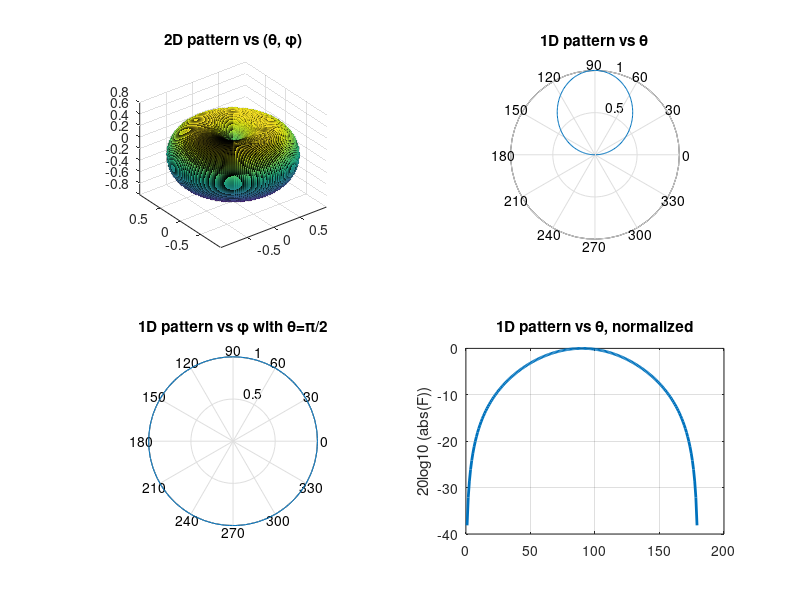

This figure's MATLAB source:
%Plot 2D pattern
f = 3*10^8; c = 3*10^8; lambda = c/f; k = 2*pi/lambda;
l = 0.25*lambda;
N_theta = 200; N_phi = 200;
[theta,phi] = meshgrid(0:pi./(N_theta-1):pi, 0:2*pi./(N_phi-1):2*pi);
F = ((cos(k*l*cos(theta))-cos(k*l))./sin(theta));
XD = abs(F).*sin(theta).*cos(phi);
YD = abs(F).*sin(theta).*sin(phi);
ZD = abs(F).*cos(theta);
subplot(2,2,1); surf(XD,YD,ZD);
title('2D pattern vs (\theta, \phi)'); axis image; rotate3d on; grid on;
% Pattern vs \theta in polar coordinates
N_theta = 200;
theta = [0: pi/( N_theta-1):pi];
F = (cos(k*l*cos(theta))-cos(k*l))./sin(theta);
subplot(2,2,2)
polar(theta,abs(F))
title('1D pattern vs \theta'); grid on
% Pattern vs \theta in rectangular coordinates
subplot(2,2,4)
% Normalize F for dB calculation
F_normalized = abs(F)/max(abs(F));
F_db = 20*log10(F_normalized);

% Define target dB value
target_db = -3;

% Find ALL indices close to -3 dB (within a small tolerance)
tolerance = 0.1;  % Adjust this value to control how close to -3 dB
indices = find(abs(F_db - target_db) < tolerance);

% Get corresponding theta values in degrees
theta_at_minus3db = theta(indices) * 180/pi;

plot(theta/pi*180, F_db, 'linewidth', 2)
title('1D pattern vs \theta, normalized'); grid on; ylabel('20log10 (abs(F))')

% Print out the -3 dB point values
disp('Theta values at -3 dB:');
for i = 1:length(indices)
    fprintf('Theta = %.4f degrees\n', theta_at_minus3db(i));
end

% Calculate and display the difference between max and min theta values at -3 dB
if length(theta_at_minus3db) > 1
    theta_difference = max(theta_at_minus3db) - min(theta_at_minus3db);
    fprintf('Difference between max and min theta at -3 dB: %.4f degrees\n', theta_difference);
else
    fprintf('Not enough points to calculate difference\n');
end

% Pattern vs \phi in polar coordinates
subplot(2,2,3)
phi =[0: 2*pi/( N_phi-1):2*pi];
theta = pi/2;
F = (cos(k*l*cos(theta))-cos(k*l))./sin(theta)*ones(size(phi));
polar(phi, abs(F))
title('1D pattern vs \phi with \theta=\pi/2'); grid on